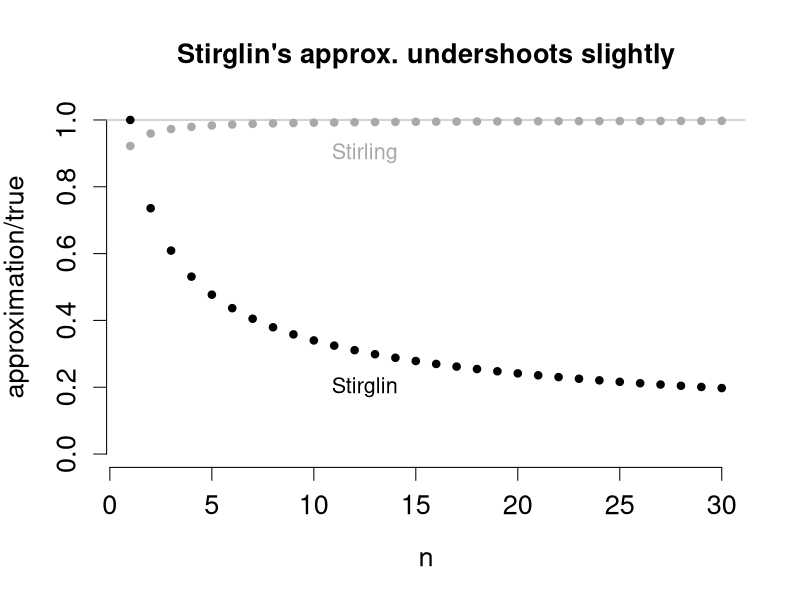
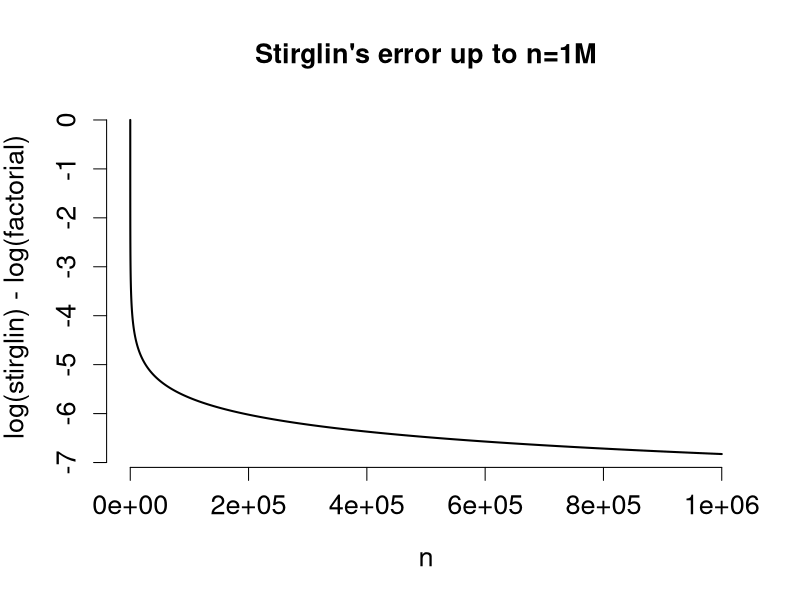
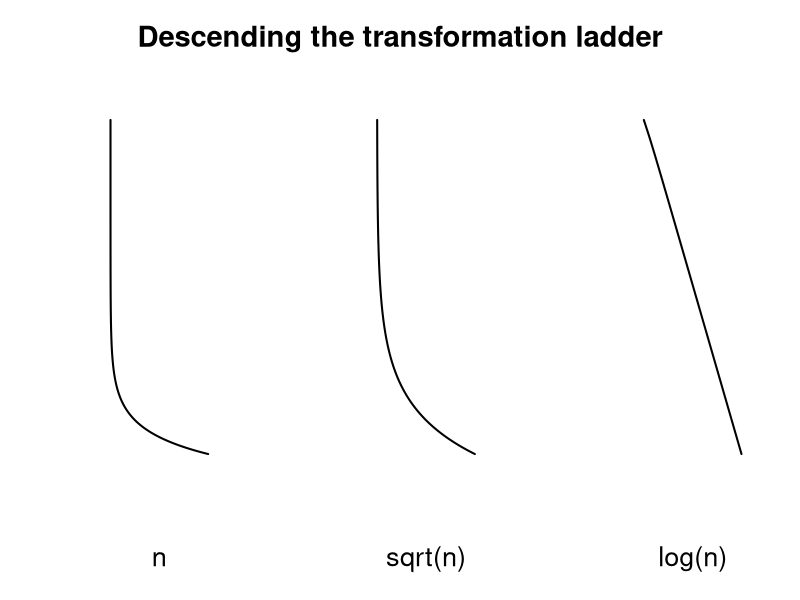
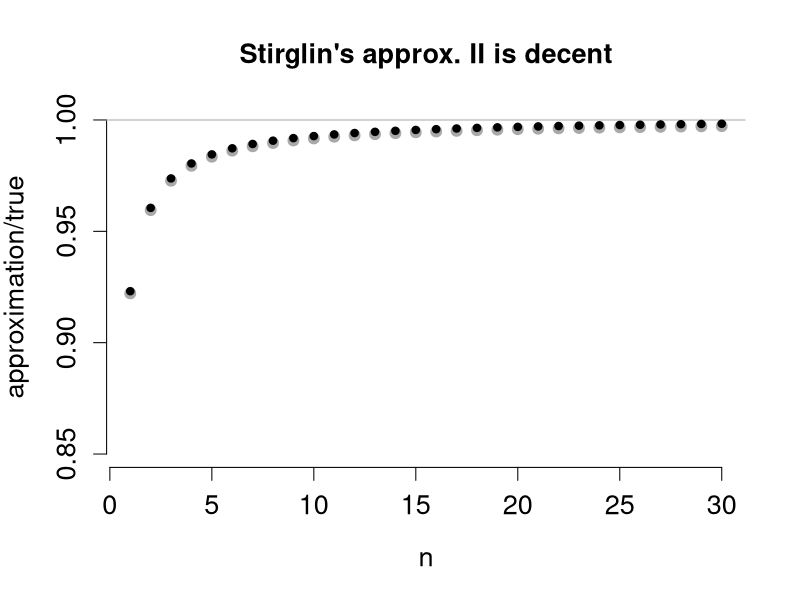
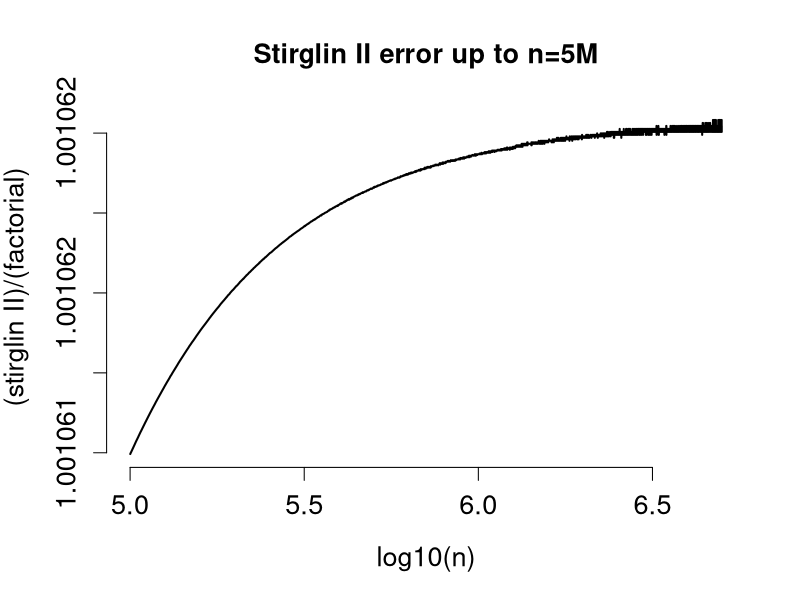

These figures' R source, in order:
## ---- chunk 1
knitr::opts_chunk$set(echo = TRUE, dev.args=list(bg="transparent"))
knitr::opts_knit$set(global.par=TRUE)
## ---- chunk 2
# Do this once for all plots
par(cex.lab=1.25, cex.axis=1.25, cex.main=1.25, cex.sub=1.25, cex= 1.3, 
    lwd=2, pch=20, bty="n")
## ---- chunk 3
stirling <- function(n) {
  (n^n)*exp(-n)*sqrt(2*pi*n)
}

stirglin <- function(n) {
  (n^n)*exp(1-n)
}
## ---- chunk 4
pts = 1:30
plot(range(pts), 0:1, bty="n", type="n", ylab="approximation/true", xlab="n",
     main="Stirglin's approx. undershoots slightly")
abline(h=1, col="lightgrey")
points(pts, stirglin(pts)/factorial(pts), pch=20)
points(pts, stirling(pts)/factorial(pts), pch=20, col="darkgrey")
text(12.5, .9, "Stirling", col="darkgrey")
text(12.5, .2, "Stirglin", col="black")
## ---- chunk 5
Ns = 1:1000000
strg = Ns*log(Ns) - Ns + 1
tru = cumsum(log(Ns))
ratio = strg-tru
plot(Ns, ratio, type="l", xlab="n", ylab="log(stirglin) - log(factorial)", main="Stirglin's error up to n=1M")

## ---- chunk 6
oldp = par(mfrow=c(1,3), cex.lab=1.25, cex.axis=1.25, cex.main=1.25, cex.sub=1.25, cex= 1.3, lwd=2, pch=20, bty="n")
plot(Ns, ratio, type="l", xlab="n", ylab="", xaxt="n", yaxt="n")
plot(sqrt(Ns), ratio, type="l", xlab="sqrt(n)", ylab="", xaxt="n", yaxt="n")
plot(log(Ns), ratio, type="l", xlab="log(n)", ylab="", xaxt="n", yaxt="n")
mtext("Descending the transformation ladder", cex=1.75, side = 3, line= -2, outer = TRUE, font=2)
par(oldp)
## ---- chunk 7
lm_fit = lm(ratio~log(Ns))
coef(lm_fit)
## ---- chunk 8
stirglin_2 <- function(n) {
  (n^n)*exp(.92-n)*sqrt(n)
}
## ---- chunk 9
par(cex.lab=1.25, cex.axis=1.25, cex.main=1.25, cex.sub=1.25, cex= 1.3, 
    lwd=2, pch=20, bty="n")
pts = 1:30
plot(range(pts), c(.85, 1), bty="n", type="n", ylab="approximation/true", xlab="n",
     main="Stirglin's approx. II is decent")
abline(h=1, col="lightgrey")
points(pts, stirling(pts)/factorial(pts), pch=19, col="darkgrey")
points(pts, stirglin_2(pts)/factorial(pts), pch=20)
#text(12.5, 1.1, "Stirling", col="darkgrey")
#text(12.5, .2, "Stirglin II", col="black")
## ---- chunk 10
Ns = 1:5000000
strg = Ns*log(Ns) - Ns + 0.92 + 0.5*log(Ns)
tru = cumsum(log(Ns))
ratio = strg-tru
subsample = c(sort(sample(100000:5000000, 5000)))
plot(log10(Ns[subsample]), exp(ratio[subsample]), type="l", xlab="log10(n)", ylab="(stirglin II)/(factorial)", main="Stirglin II error up to n=5M")

